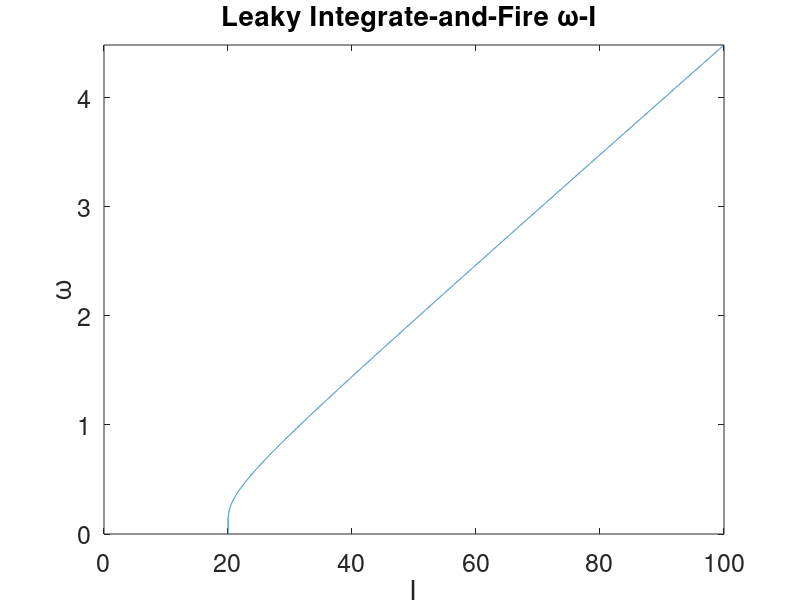

MATLAB code for this plot:
%
% Let's consider this Leaky Integrate-and-Fire Neuron.
% CdV=-L(V-Vre) + I
% output the theoritical Freqency of this eq. as a function of I. 
%
%

L = 1;
C = 1;
Vre = 0;
Vth = 20;
tau = C/L;
I_vth  = L*(Vth-Vre);

I=0:0.01:100;

freq = 1./(tau*log(1+(Vth*L)./(I-I_vth)));

plot(I(2001:end),freq(2001:end));

set(gca, 'FontSize', 18);
axis([0,max(I),0,max(freq)]);
xlabel('I');
ylabel('\omega');
title('Leaky Integrate-and-Fire \omega-I ');

